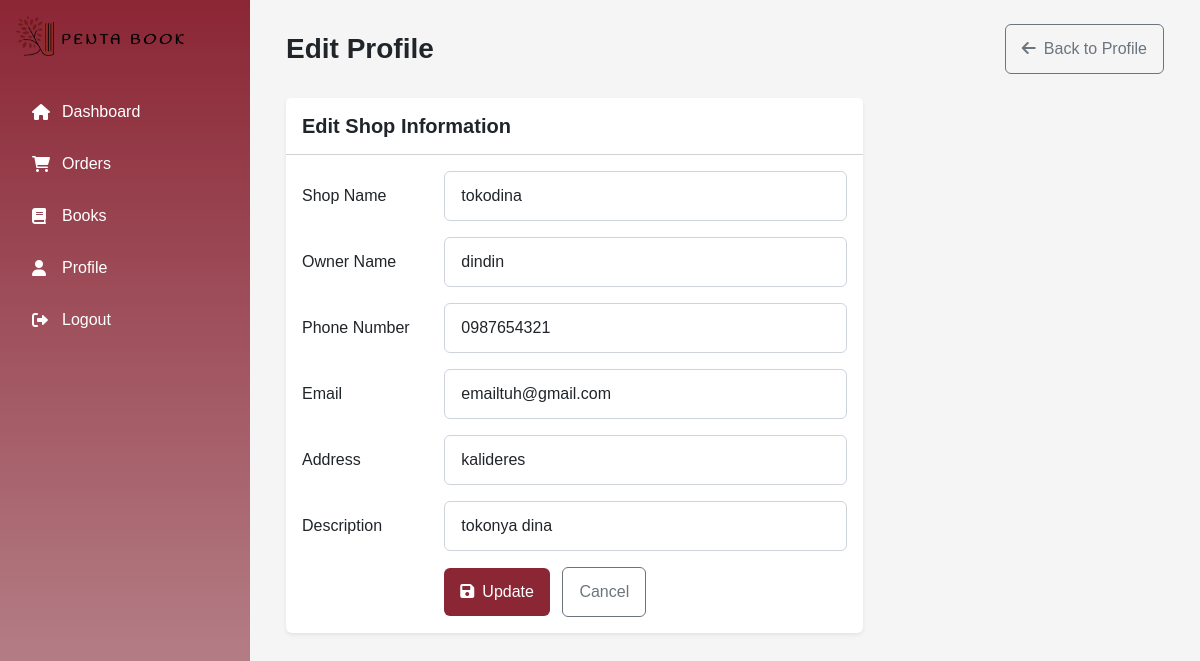
The app's page /shop/edit_profile/5 (signed in) with its own data.
### tables this page shows
CREATE TABLE shop (
    shop_id INTEGER PRIMARY KEY AUTOINCREMENT,
    shop_name TEXT NOT NULL UNIQUE,
    owner_name TEXT NOT NULL,
    shop_phone TEXT NOT NULL UNIQUE,
    shop_address TEXT NOT NULL,
    shop_email TEXT NOT NULL UNIQUE,
    shop_description TEXT
, password TEXT, isverified integer);

### app.py (the view, shortened to what this page needs)
@app.route('/shop/edit_profile/<int:shop_id>', methods=['GET', 'POST'])
def edit_profile(shop_id):
    if session.get('role') != 'shop':
        flash('You need to be logged in as a shop to access this page.', 'warning')
        return redirect(url_for('shop_login'))
    db = get_db()
    form = ShopUpdateForm()
    shop_data = db.execute('SELECT * FROM shop WHERE shop_id = ?', (shop_id,)).fetchone()
    if not shop_data or shop_data['shop_id'] != session.get('shop_id'):
        flash('Shop data not found or you do not have permission to edit this profile.', 'danger')
        return redirect(url_for('profile'))
    if request.method == 'GET':
        form.shop_name.data = shop_data['shop_name']
        form.owner_name.data = shop_data['owner_name']
        form.shop_phone.data = shop_data['shop_phone']
        form.shop_address.data = shop_data['shop_address']
        form.shop_email.data = shop_data['shop_email']
        form.shop_description.data = shop_data['shop_description']
    return render_template('shop/edit_profile.html', form=form, shop_id=shop_id)

### forms.py
class ShopUpdateForm(FlaskForm):
    shop_name = StringField('Shop Name', validators=[DataRequired()])
    owner_name = StringField('Owner Name', validators=[DataRequired()])
    shop_phone = StringField('Phone Number', validators=[DataRequired()])
    shop_address = StringField('Address', validators=[DataRequired()])
    shop_email = StringField('Email', validators=[DataRequired(), Email()])
    shop_description = StringField('Description')
    submit = SubmitField('Update')

### app.py (called while the page is built)
def get_db():
    if 'db' not in g:
        g.db = sqlite3.connect(app.config['DATABASE'])
        g.db.row_factory = sqlite3.Row
    return g.db

### templates/shop/edit_profile.html (shortened to what this page needs)
{% extends "shop/base_shop.html" %}
{% block content %}
<div class="container-fluid">
    <div class="d-flex justify-content-between align-items-center mb-4">
        <h1 class="h3 mb-0">Edit Profile</h1>
        <a href="{{ url_for('profile') }}" class="btn btn-outline-secondary">
            <i class="fas fa-arrow-left me-2"></i>Back to Profile
        </a>
    </div>
    <div class="row">
        <div class="col-lg-8">
            <div class="card shadow-sm">
                <div class="card-header bg-white py-3">
                    <h5 class="card-title mb-0">Edit Shop Information</h5>
                </div>
                <div class="card-body">
                    <form method="POST" action="{{ url_for('edit_profile', shop_id=shop_id) }}">
                        <div class="row mb-3">
                            <label class="col-sm-3 col-form-label">Shop Name</label>
                            <div class="col-sm-9">
                                {{ form.shop_name(class="form-control") }}
                            </div>
                        </div>
                        <div class="row mb-3">
                            <label class="col-sm-3 col-form-label">Owner Name</label>
                            <div class="col-sm-9">
                                {{ form.owner_name(class="form-control") }}
                            </div>
                        </div>
                        <div class="row mb-3">
                            <label class="col-sm-3 col-form-label">Phone Number</label>
                            <div class="col-sm-9">
                                {{ form.shop_phone(class="form-control") }}
                            </div>
                        </div>
                        <div class="row mb-3">
                            <label class="col-sm-3 col-form-label">Email</label>
                            <div class="col-sm-9">
                                {{ form.shop_email(class="form-control") }}
                            </div>
                        </div>
                        <div class="row mb-3">
                            <label class="col-sm-3 col-form-label">Address</label>
                            <div class="col-sm-9">
                                {{ form.shop_address(class="form-control") }}
                            </div>
                        </div>
                        <div class="row mb-3">
                            <label class="col-sm-3 col-form-label">Description</label>
                            <div class="col-sm-9">
                                {{ form.shop_description(class="form-control") }}
                            </div>
                        </div>
                        <div class="row">
                            <div class="col-sm-9 offset-sm-3">
                                <button type="submit" class="btn btn-burgundy">
                                    <i class="fas fa-save me-2"></i>Update
                                </button>
                                <a href="{{ url_for('profile') }}" class="btn btn-outline-secondary ms-2">Cancel</a>
                            </div>
                        </div>
                    </form>
                </div>
            </div>
        </div>
    </div>
</div>
{% endblock %}

### templates/shop/edit_profile.html (style rules this page uses)
:root { --burgundy: #8B2635; --burgundy-light: #BC8F96; }
.btn-burgundy { background-color: var(--burgundy); color: white; border: none; }
.card { border: none; box-shadow: 0 0.125rem 0.25rem rgba(0, 0, 0, 0.075); }

### templates/shop/base_shop.html (style rules this page uses)
:root { --burgundy: #8B2635; --burgundy-light: #BC8F96; --burgundy-lighter: #F2D9DC; --sidebar-width: 250px; }
body { margin: 0; font-family: Arial, sans-serif; background-color: #f5f5f5; }

### records on screen
shop: shop_name "tokodina", owner_name "dindin", shop_phone "0987654321", shop_email "emailtuh@gmail.com", shop_address "kalideres", shop_description "tokonya dina"
